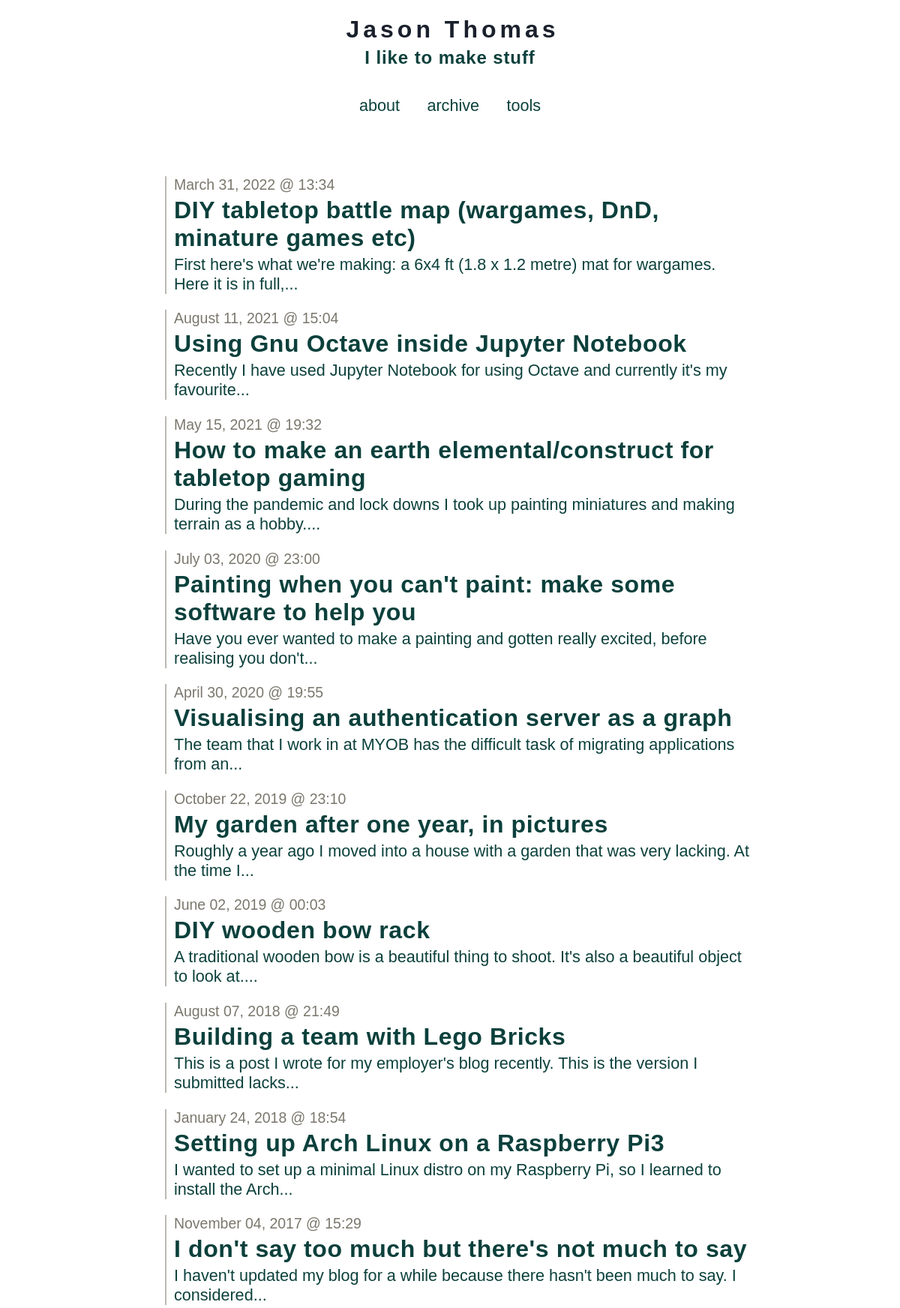
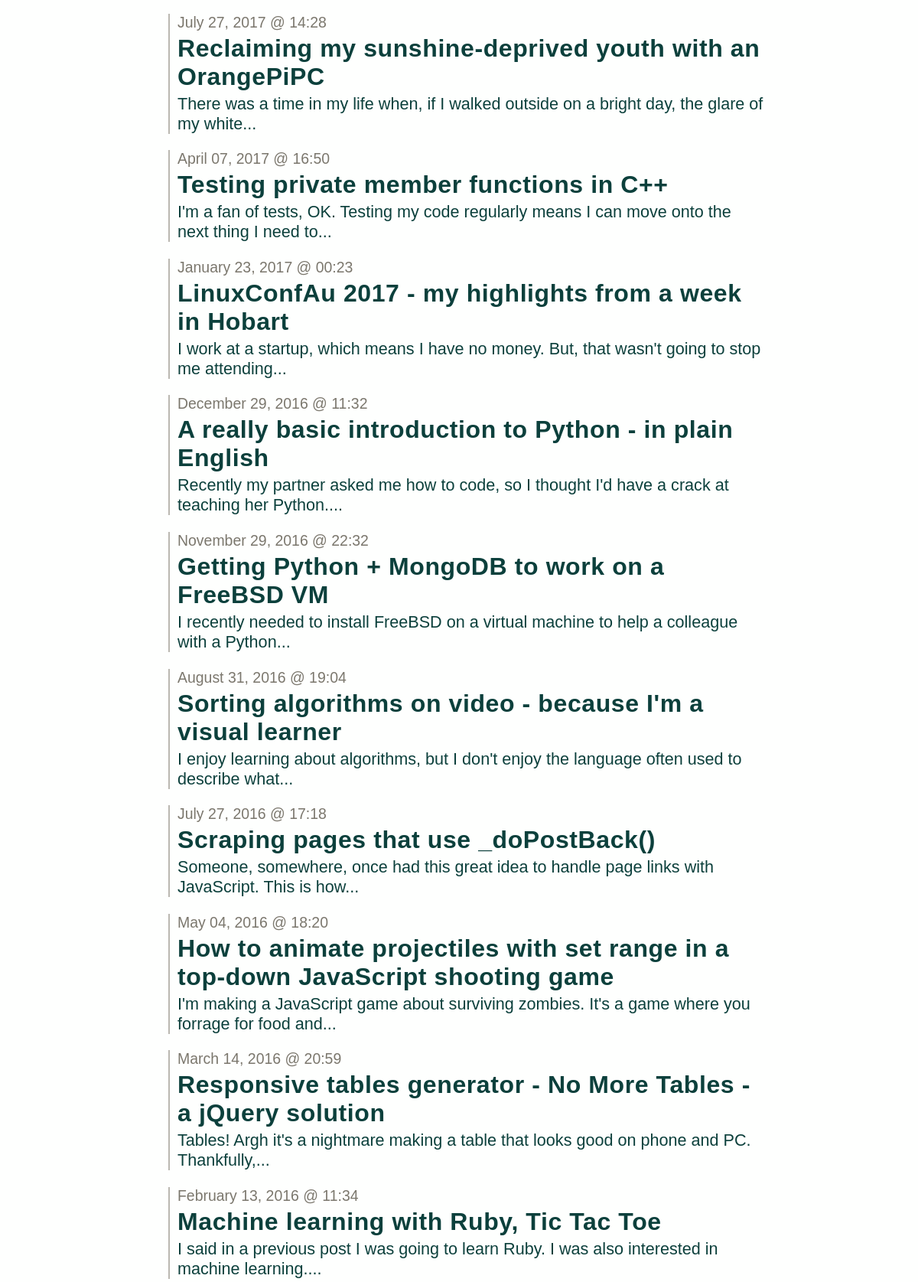
Page /archive (upper part) on the committed database (2 pictures, top to bottom).
### tables this page shows
CREATE TABLE entries (
  id integer primary key autoincrement,
  entryDate date not null,
  title text not null,
  text text not null
);

### app.py (the view)
@app.route('/archive')
def show_archive():
    session.pop('logged_in', None)
    entries = getSqlRecords()
    return render_template('show_archive.html', entries=entries)

### app.py (called while the page is built)
def connect_db():
    return sqlite3.connect(app.config['DATABASE'])

def getSqlRecords():
    cursor = g.db.execute('select title, entryDate, text from entries order by id asc')
    entries = [dict(title=row[0], date=row[1], text=row[2]) for row in cursor.fetchall()]
    return entries

@app.before_request
def before_request():
    g.db = connect_db()

@app.teardown_request
def teardown_request(exception):
    db = getattr(g, 'db', None)
    if db is not None:
        db.close()

@app.after_request
def after_request(response):
    response.headers.set('X-Content-Type-Options', 'nosniff')
    response.headers.set('X-Frame-Options', 'DENY')
    response.headers.set('X-XSS-Protection', '1; mode=block')
    response.headers.set('Strict-Transport-Security', 'max-age=63072000')
    return response

### templates/show_archive.html
{% extends "layout.html" %}
{% block body %}
  <ul class=entries>
  {% set entry_length=entries|length %}
  {% if entry_length > 0 %}
    {% for entry in entries|reverse() %}
      {% set this_entry_i=entry_length-loop.index %}
      <li class=archiveLink value=><a href="/post?postNum={{this_entry_i}}"><p class=dateText>{{ entry.date|safe }}</p><h2>{{ entry.title }}</h2> <p>{{entry.text|striptags|truncate(100) }}</p></a>
    {% endfor %}
  {% else %}
    <li><em>Why not say something?</em>
  {% endif %}
  </ul>
{% endblock %}

### static/style.css (style rules this page uses)
a,h2,h3 { color: #0C403C; }
a:link { text-decoration: none; }
h1,h2,h3,h4 { letter-spacing: 0.6px; }
.page a { text-decoration: underline; }
li { margin-bottom: 1em; list-style: none; padding-left:10px; border-left: 2px solid #BBB8B1; margin-left:10px; }
.archiveLink * { cursor:pointer; margin-bottom: 0.125em; margin-top: 0.125em; }
.archiveLink a { text-decoration: none; }
ul { padding-left:10px; }
.dateText { margin-bottom:0px; color: #7B776D; font-size:90%; }
h2 { font-size: 4.0vh; }
p, a, code, li { font-size: 2.7vh; }

### rows in the picture
entries: date "March 31, 2022 @ 13:34", title "DIY tabletop battle map (wargames, DnD, minature games etc)", text "First here's what we're making: a 6x4 ft (1.8 x 1.2 metre) mat for wargames. Here it is in full,..."
entries: date "August 11, 2021 @ 15:04", title "Using Gnu Octave inside Jupyter Notebook", text "Recently I have used Jupyter Notebook for using Octave and currently it's my favourite..."
entries: date "May 15, 2021 @ 19:32", title "How to make an earth elemental/construct for tabletop gaming", text "During the pandemic and lock downs I took up painting miniatures and making terrain as a hobby...."
entries: date "July 03, 2020 @ 23:00", title "Painting when you can't paint: make some software to help you", text "Have you ever wanted to make a painting and gotten really excited, before realising you don't..."
entries: date "April 30, 2020 @ 19:55", title "Visualising an authentication server as a graph", text "The team that I work in at MYOB has the difficult task of migrating applications from an..."
entries: date "October 22, 2019 @ 23:10", title "My garden after one year, in pictures", text "Roughly a year ago I moved into a house with a garden that was very lacking. At the time I..."
entries: date "June 02, 2019 @ 00:03", title "DIY wooden bow rack", text "A traditional wooden bow is a beautiful thing to shoot. It's also a beautiful object to look at...."
entries: date "August 07, 2018 @ 21:49", title "Building a team with Lego Bricks", text "This is a post I wrote for my employer's blog recently. This is the version I submitted lacks..."
entries: date "January 24, 2018 @ 18:54", title "Setting up Arch Linux on a Raspberry Pi3", text "I wanted to set up a minimal Linux distro on my Raspberry Pi, so I learned to install the Arch..."
entries: date "November 04, 2017 @ 15:29", title "I don't say too much but there's not much to say", text "I haven't updated my blog for a while because there hasn't been much to say. I considered..."
entries: date "July 27, 2017 @ 14:28", title "Reclaiming my sunshine-deprived youth with an OrangePiPC", text "There was a time in my life when, if I walked outside on a bright day, the glare of my white..."
entries: date "April 07, 2017 @ 16:50", title "Testing private member functions in C++", text "I'm a fan of tests, OK. Testing my code regularly means I can move onto the next thing I need to..."
entries: date "January 23, 2017 @ 00:23", title "LinuxConfAu 2017 - my highlights from a week in Hobart", text "I work at a startup, which means I have no money. But, that wasn't going to stop me attending..."
entries: date "December 29, 2016 @ 11:32", title "A really basic introduction to Python - in plain English", text "Recently my partner asked me how to code, so I thought I'd have a crack at teaching her Python...."
entries: date "November 29, 2016 @ 22:32", title "Getting Python + MongoDB to work on a FreeBSD VM", text "I recently needed to install FreeBSD on a virtual machine to help a colleague with a Python..."
entries: date "August 31, 2016 @ 19:04", title "Sorting algorithms on video - because I'm a visual learner", text "I enjoy learning about algorithms, but I don't enjoy the language often used to describe what..."
entries: date "July 27, 2016 @ 17:18", title "Scraping pages that use _doPostBack()", text "Someone, somewhere, once had this great idea to handle page links with JavaScript. This is how..."
entries: date "May 04, 2016 @ 18:20", title "How to animate projectiles with set range in a top-down JavaScript shooting game", text "I'm making a JavaScript game about surviving zombies. It's a game where you forrage for food and..."
entries: date "March 14, 2016 @ 20:59", title "Responsive tables generator - No More Tables - a jQuery solution", text "Tables! Argh it's a nightmare making a table that looks good on phone and PC. Thankfully,..."
entries: date "February 13, 2016 @ 11:34", title "Machine learning with Ruby, Tic Tac Toe", text "I said in a previous post I was going to learn Ruby. I was also interested in machine learning...."
